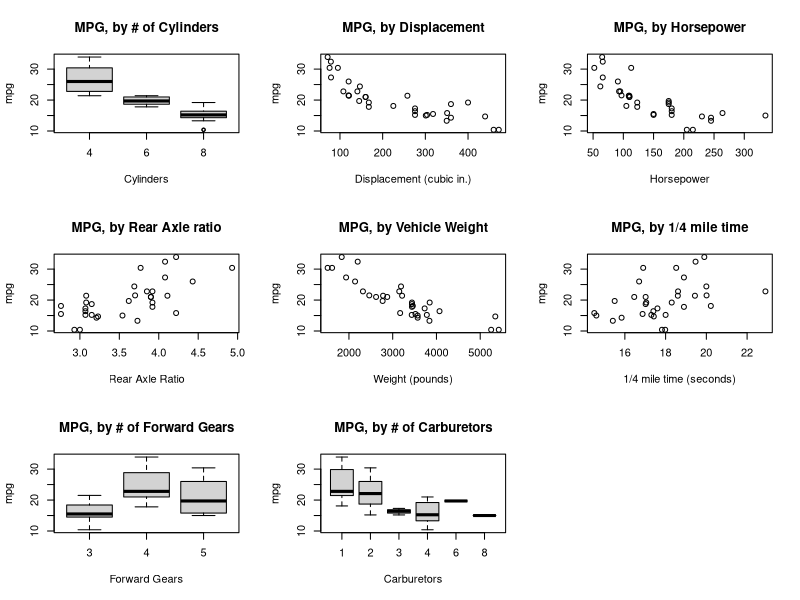

Reproduce this figure in R. (Note: this script raises an error after producing the figure.)
## ---- chunk 1
library(knitr)
library(dplyr)
library(ggplot2)
library(stringr)
library(xtable)
library(GGally)
library(car)
library(lmtest)

options(dplyr.max_print = 10)
options(dplyr.min_print =  5)
opts_chunk$set(echo = FALSE, message = FALSE, error = FALSE, warning = FALSE, results = "hide", comment = NA)
## ---- chunk 2
## load and inspect the data 
data(mtcars)
str(mtcars)
glimpse(mtcars)
## ---- chunk 3
mtcars2 <- mtcars %>%
    mutate(trtype = factor(am, labels = c("Automatic", "Manual"))) %>%
    select(-am)

tab <- matrix(table(mtcars2$trtype))
## ---- chunk 4
res <- t.test(mpg ~ trtype, var.equal=FALSE, data = mtcars2)
## ---- chunk 5
mtcars2 <- mtcars2 %>%
    select(-cyl)   ### removing number of cylinders per the above

fit <- lm(mpg ~ I(1 * (trtype == 'Manual')) + disp + drat + wt + qsec + vs + gear + carb + hp, data = mtcars2)
fitcoef <- summary(fit)$coef
## ---- chunk 6
vif(fit)
## ---- chunk 7
fit2 <- lm(mpg ~ I(1 * (trtype == 'Manual')) + drat + wt + qsec + vs + gear + carb, data = mtcars2)
summary(fit2)
fit2coef <- summary(fit2)$coef
vif(fit2)
## ---- chunk 8
fit3 <- lm(mpg ~ I(1 * (trtype == 'Manual')) + wt, data = mtcars2)
summary(fit3)
fit3coef <- summary(fit3)$coef
lr23 <- lrtest(fit2,fit3)
## ---- chunk 9
fit4 <- lm(mpg ~ I(1 * (trtype == 'Manual')) + wt + carb + qsec, data = mtcars2)
summary(fit4)
lrtest(fit3,fit4)
lrtest(fit4,fit2)
vif(fit4)
## ---- chunk 10
round(dfbetas(fit4), 3) ### 
round(hatvalues(fit4), 3)
round(cooks.distance(fit4), 3)
round(dffits(fit4), 3)
## ---- chunk 11
mtcars2sub <- mtcars2[-17,]
fit5 <- lm(mpg ~ I(1 * (trtype == 'Manual')) + wt + carb + qsec, data = mtcars2sub)
summary(fit5)
vif(fit5)
## ---- chunk 12
data(mtcars)
par(mfrow = c(3,3))
boxplot(mpg ~ cyl, main = "MPG, by # of Cylinders", data = mtcars, xlab = "Cylinders")
with(mtcars, plot(disp, mpg, main = "MPG, by Displacement", xlab = "Displacement (cubic in.)"))
with(mtcars, plot(hp, mpg, main = "MPG, by Horsepower", xlab = "Horsepower"))
with(mtcars, plot(drat, mpg, main = "MPG, by Rear Axle ratio", xlab = "Rear Axle Ratio"))
with(mtcars, plot(wt*1000, mpg, main = "MPG, by Vehicle Weight", xlab = "Weight (pounds)"))
with(mtcars, plot(qsec, mpg, main = "MPG, by 1/4 mile time", xlab = "1/4 mile time (seconds)"))
boxplot(mpg ~ gear, main = "MPG, by # of Forward Gears", data = mtcars, xlab = "Forward Gears")
boxplot(mpg ~ carb, main = "MPG, by # of Carburetors", data = mtcars, xlab = "Carburetors")
par(mfrow = c(1,1))
## ---- chunk 13
data(mtcars)
p <- ggpairs(mtcars, columns = 2:11, lower = list(continuous = "smooth"), params = c(method = "loess"))
## ---- chunk 14
par(mfrow = c(2,2))
plot(fit4)
par(mfrow = c(1,1))
## ---- chunk 15
par(mfrow = c(2,2))
plot(fit5)
par(mfrow = c(1,1))
